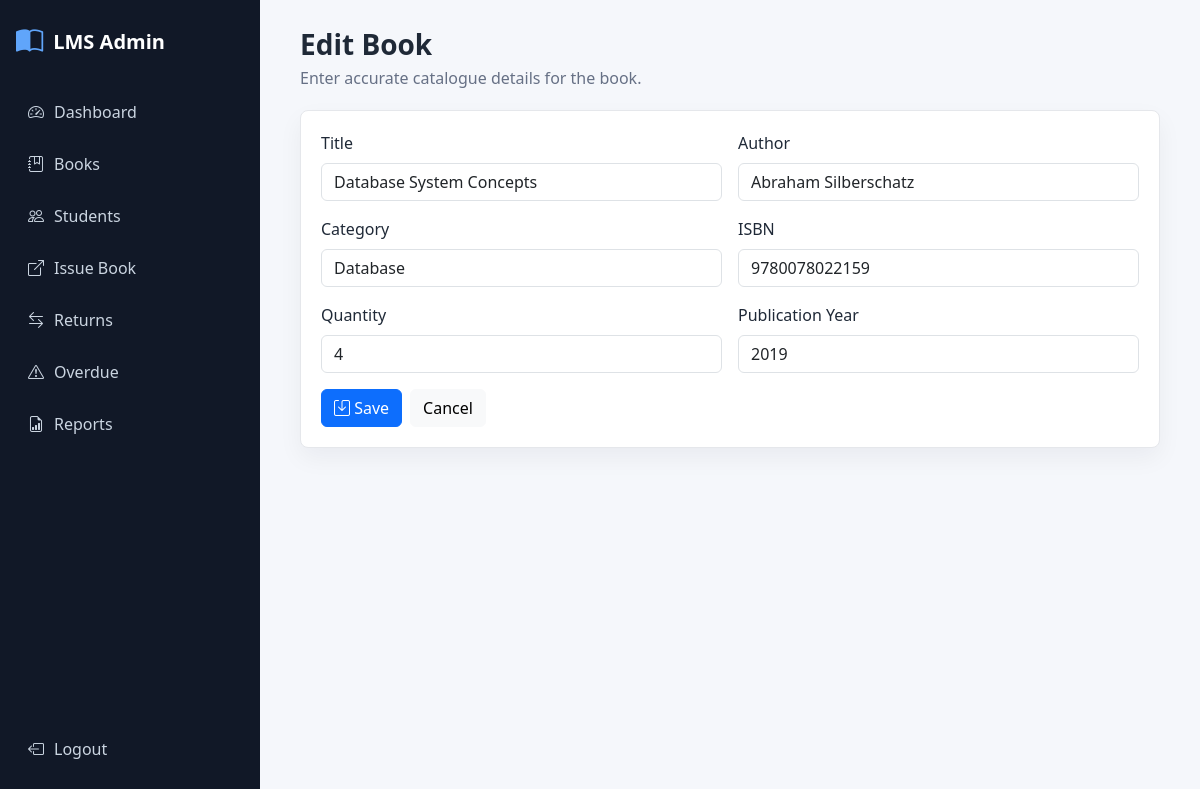
Page /books/edit/2 (signed in) on the committed database.
### models.py (models this page shows, shortened)
class Book(db.Model):
    __tablename__ = "books"
    id = db.Column(db.Integer, primary_key=True)
    title = db.Column(db.String(160), nullable=False)
    author = db.Column(db.String(120), nullable=False)
    category = db.Column(db.String(80), nullable=False)
    isbn = db.Column(db.String(40), unique=True, nullable=False)
    quantity = db.Column(db.Integer, nullable=False, default=1)
    available_quantity = db.Column(db.Integer, nullable=False, default=1)
    publication_year = db.Column(db.Integer, nullable=False)
    issues = db.relationship("BookIssue", back_populates="book", cascade="all, delete-orphan")

### routes/books.py (the view, shortened to what this page needs)
@books_bp.route("/edit/<int:book_id>", methods=["GET", "POST"])
@login_required
def edit(book_id):
    book = Book.query.get_or_404(book_id)
    return render_template("books/form.html", book=book)

### app.py (called while the page is built)
@login_manager.user_loader
def load_user(user_id):
    return Admin.query.get(int(user_id))

### templates/books/form.html (shortened to what this page needs)
{% extends "base.html" %}
{% block content %}
<div class="page-header">
    <div><h1>{{ 'Edit Book' if book else 'Add Book' }}</h1><p>Enter accurate catalogue details for the book.</p></div>
</div>
<section class="panel form-panel">
    <form method="post" class="row g-3 needs-validation" novalidate>
        <div class="col-md-6"><label class="form-label">Title</label><input class="form-control" name="title" value="{{ book.title if book else '' }}" required></div>
        <div class="col-md-6"><label class="form-label">Author</label><input class="form-control" name="author" value="{{ book.author if book else '' }}" required></div>
        <div class="col-md-6"><label class="form-label">Category</label><input class="form-control" name="category" value="{{ book.category if book else '' }}" required></div>
        <div class="col-md-6"><label class="form-label">ISBN</label><input class="form-control" name="isbn" value="{{ book.isbn if book else '' }}" required></div>
        <div class="col-md-6"><label class="form-label">Quantity</label><input type="number" min="0" class="form-control" name="quantity" value="{{ book.quantity if book else '1' }}" required></div>
        <div class="col-md-6"><label class="form-label">Publication Year</label><input type="number" min="1000" class="form-control" name="publication_year" value="{{ book.publication_year if book else '2024' }}" required></div>
        <div class="col-12 d-flex gap-2">
            <button class="btn btn-primary"><i class="bi bi-save"></i> Save</button>
            <a class="btn btn-light" href="{{ url_for('books.index') }}">Cancel</a>
        </div>
    </form>
</section>
{% endblock %}

### static/css/style.css (style rules this page uses)
:root { --bg: #f5f7fb; --ink: #1f2937; --muted: #667085; --sidebar: #111827; --primary: #2563eb; --border: #e5e7eb; }
* { box-sizing: border-box; }
body { background: var(--bg); color: var(--ink); font-family: "Segoe UI", system-ui, -apple-system, sans-serif; }
.page-header { align-items: center; display: flex; gap: 16px; justify-content: space-between; margin-bottom: 20px; }
.page-header h1 { font-size: 1.75rem; font-weight: 750; margin: 0; }
.page-header p { color: var(--muted); margin: 4px 0 0; }
.panel, .stat-card, .login-card { background: #fff; border: 1px solid var(--border); border-radius: 8px; box-shadow: 0 10px 24px rgba(15, 23, 42, 0.05); }
.panel { padding: 20px; }
.form-panel { max-width: 900px; }

### rows in the picture
Book: title "Database System Concepts", author "Abraham Silberschatz", category "Database", isbn "9780078022159", quantity "4", publication_year "2019"

### other values in the picture
{{ 'Edit Book' if book else 'Add Book' }} "Edit Book"
